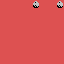

A 2D game scene composited from a Tiled map and its tileset images. What follows is a short description and the map's XML, with every tile layer's data as written:
An orthogonal 8x8 tile map with 8x8 px tiles, 3 tile layers (height 0, height 1, height 2), 2 tilesets and 3 objects (shrdlu, Bridge, BridgeDestination).

<map version="1.0" tiledversion="1.1.4" orientation="orthogonal" renderorder="right-down" width="8" height="8" tilewidth="8" tileheight="8" infinite="0" nextobjectid="600">
 <properties>
  <property name="name" value="East Cave" />
 </properties>
 <tileset firstgid="1" name="background" tilewidth="8" tileheight="8" tilecount="1024" columns="32">
  <image source="background.png" width="256" height="256" />
 </tileset>
 <tileset firstgid="1025" name="robots" tilewidth="8" tileheight="8" tilecount="256" columns="16">
  <image source="robots.png" width="128" height="128" />
 </tileset>
 <layer name="height 0" width="8" height="8">
  <properties>
   <property name="elevation" value="0" />
  </properties>
  <data encoding="csv">
991,991,991,991,457,991,991,457,
991,991,991,991,991,991,991,991,
991,991,991,991,991,991,991,991,
991,991,991,991,991,991,991,991,
991,991,991,991,991,991,991,991,
991,991,991,991,991,991,991,991,
991,991,991,991,991,991,991,991,
991,991,991,991,991,991,991,991
</data>
 </layer>
 <layer name="height 1" width="8" height="8">
  <properties>
   <property name="elevation" value="1" />
  </properties>
  <data encoding="csv">
0,0,0,0,0,0,0,0,
0,0,0,0,0,0,0,0,
0,0,0,0,0,0,0,0,
0,0,0,0,0,0,0,0,
0,0,0,0,0,0,0,0,
0,0,0,0,0,0,0,0,
0,0,0,0,0,0,0,0,
0,0,0,0,0,0,0,0
</data>
 </layer>
 <layer name="height 2" width="8" height="8">
  <properties>
   <property name="elevation" value="2" />
  </properties>
  <data encoding="csv">
0,0,0,0,0,0,0,0,
0,0,0,0,0,0,0,0,
0,0,0,0,0,0,0,0,
0,0,0,0,0,0,0,0,
0,0,0,0,0,0,0,0,
0,0,0,0,0,0,0,0,
0,0,0,0,0,0,0,0,
0,0,0,0,0,0,0,0
</data>
 </layer>
 <objectgroup name="objects">
  <object id="shrdlu" type="shrdlu" x="8" y="32" width="16" height="24" />
  <object id="598" name="EAST-CAVE" type="Bridge" x="40" y="8" width="16" height="16" />
  <object id="607" name="EAST-CAVE" type="BridgeDestination" x="40" y="24" width="16" height="16" />
 </objectgroup>
</map>
